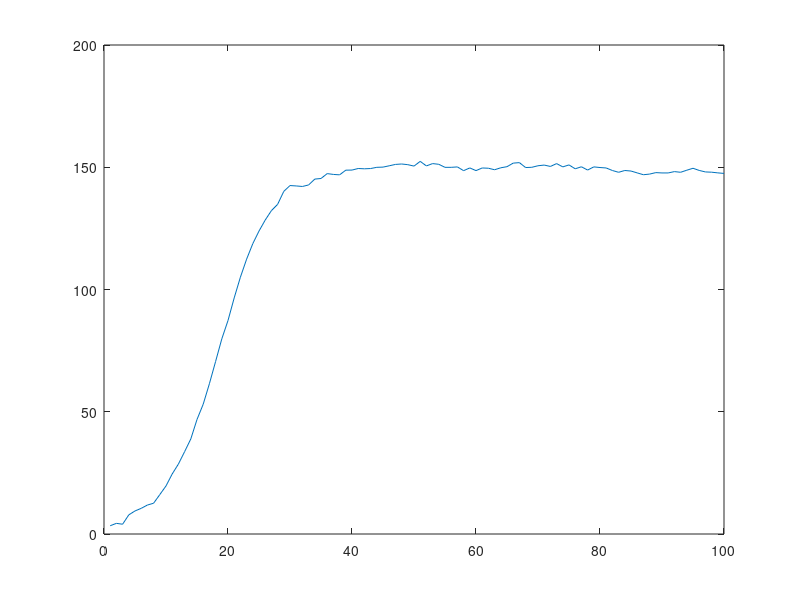

The MATLAB source for this figure: (Note: this script raises an error after producing the figure.)
% Test simple Bass model over real data together with MCMC and parameters
% (only on one add-on)
% estimate
clear all;                              % clear workspace
global Y1 MAD MSE
% MKt6v99 Spec Topics:  Bayesian Dynamic Models, Norris Bruce
% Extended Kalman Filter - Example

p      =  1;     T = 100;               % p dimension of state vector; T length of series
m0     =  randn(p,1); C0 = eye(p);      % intial state distribution at t=0

%Bass Model parameter simulation
qi1=0.38*rand(1,1);
pi1=0.003*rand(1,1);
mi1=1000*rand(1,1);

F      =  ones(p,1);  GT = diag([-qi1./mi1 (1-pi1+qi1)]); d = diag(GT);     % Observation and systems matrix  
v      =  eye(p)*0.2;       w = 0.5*eye(p);              % known observation and sytem variance


% Simulate Observations  y(t) and states 
tt1    =  5*rand(p,T+1); y = zeros(p,T); x = rand(T,1); F =  eye(p); y=[]; beta=pi1*mi1 ;
ew     =  chol(w)'*randn(p,T);  ev = chol(v)'*randn(p,T); x= ones(p,T); uT=diag(beta)*x;
%a      =  rand(1,5); b = rand(1,5); alpha = [1.2; 1.05];

% LINEAR Goodwill
%for  t =  2:T+1 tt1(1,t) =  d(1)*tt1(1,t-1) + uT(1,t-1) + ew(1,t-1); end;
%for  t =  2:T+1 tt1(2,t) =  d(2)*tt1(2,t-1) + uT(2,t-1) + ew(2,t-1); end; plot(tt1);

% NONLINEAR Goodwill
for  t =  2:T+1 tt1(1,t) =  d(1)*tt1(1,t-1).^2 + d(2)*tt1(1,t-1)+ uT(1,t-1) + ew(1,t-1); end;                
%for  t =  2:T+1 tt1(2,t) =  tt1(2,t-1)- d(2)*tt1(2,t-1)^alpha(2) + uT(2,t-1) + ew(2,t-1); end; plot(tt1);


for  t =  1:T 

 y(:,t)  = tt1(1,t)  +  ev(:,t);
 %[a(1)*tt1(1,t) - a(2)*tt1(2,t) - a(3)*tt1(1,t)^2 +  a(4)*tt1(2,t)^2 + a(5)*tt1(1,t)*tt1(2,t); ...
  %           b(1)*tt1(2,t) - b(2)*tt1(1,t) - b(3)*tt1(2,t)^2 +  b(4)*tt1(1,t)^2 + b(5)*tt1(1,t)*tt1(2,t)] + ev(:,t);

end;
plot(y(1,:)); pause; % plot(y(2,:)); 
tt1s = tt1(:,2:T+1);
%==========================================================================
%============================ Data ======================================
%==========================================================================
n = 45;
s= 1; %which one to select
s =n;
pluginlists=linspace(1,n-s+1,n-s+1)+s;
T = zeros(1,n-s+1);
for i=1:n-s+1;
    i
    [num,txt,raw] = xlsread('C:\Users\MHE\Desktop\ActiveCourses\Projects\FirefoxAddon(VeryLowPriority)\Data\DailyOf100AddOn (Autosaved).xlsx',pluginlists(1,i));
  %  T(1,i)=min(min(checksize(num(:,15)),checksize(num(:,1))),checksize(num(:,8)));
    T(1,i)        = checksize(num(:,1));
    y(i, 1:T(1,i)) = fliplr(num(1:T(1,i),1)')'; %download
    x(i,1:T(1,i)) = ones(p,T(1,i));
%  usg(1:T(1,i),i)=fliplr(num(1:T(1,i),8)')'; %usage
%   strm(1:T(1,i),i)= fliplr((num(1:T(1,i),15))')';
%     srch(1:T(1,i),i)=fliplr(num(1:T(1,i),20)')'; %search data
%     version(1:T(1,i),i)= fliplr((num(1:T(1,i),19))')'; %versioning
%     Z(1:T(1,i),i)=fliplr((num(1:T(1,i),26))')'; %Weekend dummy
%     y(1:T(1,i),i)=y(1:T(1,i),i)./1e3; %y=log(y+1)
    %y(1:T(1,i),i)=y(1:T(1,i),i)-Xi*Z(1:T(1,i),i);
  %  usg(1:T(1,i),i)=usg(1:T(1,i),i)./1e6; %usg=log(usg)
  %  X(1:T(1,i),((k-1)*(i-1)+1):(k-1)*i)=[usg(1:T(1,i),i) strm(1:T(1,i),i)  strm(1:T(1,i),i).^2 version(1:T(1,i),i) srch(1:T(1,i),i)];
  %  uT(1:T(1,i),i)   = X(1:T(1,i),((k-1)*(i-1)+1):(k-1)*i)*beta(:,:,i); 
end;
T = T(1,1);
x=x(1,:);
y = y(1,:);
y = cumsum(y);
uT=diag(beta)*x;
 %clear all;
% load data;   % linear state equation equation - nerlove arrow
 
 %load data2;   % nonlinear state equation equation - nerlove arrow

 jumps      =    1; idx = 0; jp = 0; ndraw=2000;  ndraw0 = 1000; 
 b_         =    zeros(T*p,(ndraw-ndraw0)/jumps);Y1 =[]; MAD =[]; MSE =[];
 b0_        =    zeros(p,(ndraw-ndraw0)/jumps); m0     =  rand(p,1); C0 = eye(p);  
 
 k     =  3; %estimating three parameters
 c_        =    zeros(k+2,(ndraw-ndraw0)/jumps);
 
 % prior 
 b0    =  zeros(k,1); %[0.5; 0.5; .5; .5]; 
 S0Inv =  1.5e-7*eye(k);
 wa0=0.1; wv02=.1;va0=0.1;vv02=.1;
  
 tic;
for i = 1:ndraw
    i
   % Forward Filtering Backward Smoothing Algorithm
  
   [m,C,m0,C0,tt1,tt0]    =     kalffbs(y,F,p,m0,C0,v,w,GT,uT);   %,a,b,alpha
   
    %creating the lag of response
   ttr1=tt1';
   % creating the independant
   ttind1=[[tt0;tt1(1,1:T-1)'].^2 [tt0;tt1(1,1:T-1)'] x']; % drop last value

   %simulate GT = d, beta (System Equation)
    S1   =  inv(((ttind1'*ttind1)/w)+S0Inv);
    b1   =  S1*(((ttind1'*ttr1)/w)+S0Inv*b0);
    bt   =  b1 + chol(S1)'*randn(length(b1),1);
%     bt(1,1)=-1;
%     while ((bt(1,1)<0) || (bt(1,1)>1)); %make sure it complies with theory
%         bt   =  b1 + chol(S1)'*randn(length(b1),1);
%     end;
%    btemp(:,j)=bt; % to use in cross section
    GT=diag(bt(1:2,1));
    uT  = diag(bt(3,1))*x;
        
   %simulate v ~ IG (System Equation)
    wa1  = (wa0+T)/2;
    wv12 = (wv02+(ttr1-ttind1(:,1:2)*bt(1:2,1)-uT')'*(ttr1-ttind1(:,1:2)*bt(1:2,1)-uT'))/2;
    w  =  1/gamrnd(wa1,1/wv12);

    %simulate w ~ IG (Observation Equation)
    va1= (va0+T)/2;
    vv12= (vv02+(y - ttr1')*(y - ttr1')')/2;
    v=1/gamrnd(va1,1/vv12);

   if   (i                >     ndraw0)             %  Discarding burnin
        idx               =     idx + 1; end; 
    
   if   idx              ==     jumps
        idx               =     0;
        jp                =     jp + 1;
     
        b_(:,jp)          =     reshape(tt1',T*p,1); 
        b0_(:,jp)         =     tt0; 
        c_(:,jp)          =     [bt;v;w];
    end;
end;


% Check convergance
plot(c_(1,:))
plot(c_(2,:))
plot(c_(3,:))

% mean parameter estimates
disp('parameter estiamte is (real vs. posterior):');
disp([mean(c_,2)']);

pi_e =( -(c_(2,:)-1)+sqrt((c_(2,:)-1).^2-4*(c_(1,:).*c_(3,:))))./2;
qi_e = c_(2,:)-1 + pi_e;
mi_e = -qi_e./c_(1,:);

disp('Bass Parameter Estiamtes is for p q m are:');
disp([ mean(pi_e,2) mean(qi_e,2) mean(mi_e,2)]);

disp('estimation time is:');
disp(num2str(toc./6));

for i = 1:size(b_,1) plot(b_(i,:));  grid; pause; end;
tt1  =   mean(b_,2); tt1 = reshape(tt1,T,p)'; m0 = mean(b0_,2);

 MAD= mean(MAD); MSE = mean(MSE);
% 1-step ahead forecast
for i=1:p
tx = 1:T; plot(tx,Y1(i,:), '--' ,tx,y(i,:),'-.' );
title('Step Ahead Forecast'); xlabel('Time');
ylabel('y(t)'); legend('Predicted','Actual'); pause;
end;

for i=1:p
% Posterior mean vs Simulated tt1
tx = 1:T; plot(tx,tt1(i,:), '--' ,tx,tt1s(i,:),'-.' );
title('Posterior Mean vs Simulation'); xlabel('Time');
ylabel('alpha(t)'); legend('Posterior','Simulation'); pause;
end;

% generate data according to Bass Model

ps = 0.0142;
qs  = 0.0306;
ms  = 22.63;
Mt = zeros(pT+1, 1);
mt =zeros(pT,1);
for t=1:pT;
     mt(t) =  -qs/ms *(Mt(t)).^2 + (qs- ps) *Mt(t) + ps*ms;    
     Mt (t+1) = Mt(t) + mt(t);
end;

% data 
yp  = Mt(2:pT);
pT   = size(yp,1); %cut the data of add-ons based on platform data
GTp  = GT;
xp = ones(p,pT);
uTp= diag(beta)*xp(1:pT);

% test simple bass regression for the platform
yp =y';
ypdiff =diff(yp);
ypindep = [yp(1:(size(yp,1)-1)).^2 yp(1:(size(yp,1)-1)) ones((size(yp,1)-1),1)];
betas=inv(ypindep'*ypindep)*ypindep'*ypdiff;
errors=ypdiff-ypindep*betas;
vcm=(errors'*errors)*inv(ypindep'*ypindep)/(size(yp,1)-1);
se_est=sqrt(diag(vcm));
disp('Parameters of simple Bass regression is (alpha, beta, gamma):')
disp([betas']);
disp('t-stat is:');
disp([betas'./se_est']);
pbmparam = (-betas(2)+sqrt(betas(2).^2-4*betas(1)*betas(3)))/2;
qbmparam = -betas(1)*betas(3)/pbmparam;
mbmparam = -qbmparam/betas(1);
disp('Bass parameters are (p, q, m):')
disp([pbmparam qbmparam mbmparam])


subplot(2,2,1)
plot(y(1,:))
xlabel('Time'); ylabel('y(t)'); 

subplot(2,2,2)
plot(y(2,:))
xlabel('Time'); ylabel('y(t)'); 

subplot(2,2,4)
plot(tt1s(2,:))
xlabel('Time'); ylabel('tt1'); 



subplot(3,2,3)
plot(b_(51,:))
title('alpha(50)');

subplot(3,2,5)
plot(b_(101,:))
title('alpha(100)');



subplot(3,2,2)
plot(b_(103,:))
title('beta(1)');

subplot(3,2,4)
plot(b_(152,:))
title('beta(50)');

subplot(3,2,6)
plot(b_(202,:))
title('beta(100)');